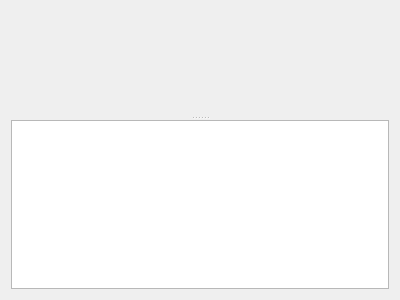
<?xml version="1.0" encoding="UTF-8"?>
<ui version="4.0">
 <class>TwoAxesPlot</class>
 <widget class="QWidget" name="TwoAxesPlot">
  <property name="geometry">
   <rect>
    <x>0</x>
    <y>0</y>
    <width>400</width>
    <height>300</height>
   </rect>
  </property>
  <property name="windowTitle">
   <string>Form</string>
  </property>
  <layout class="QGridLayout" name="gridLayout">
   <item row="0" column="0">
    <layout class="QHBoxLayout" name="horizontalLayout">
     <item>
      <widget class="QSplitter" name="splitter">
       <property name="orientation">
        <enum>Qt::Vertical</enum>
       </property>
       <widget class="QCustomPlot" name="plot" native="true">
        <property name="sizePolicy">
         <sizepolicy hsizetype="Preferred" vsizetype="Preferred">
          <horstretch>0</horstretch>
          <verstretch>4</verstretch>
         </sizepolicy>
        </property>
       </widget>
       <widget class="TwoAxesSettingsModel" name="settings">
        <property name="sizePolicy">
         <sizepolicy hsizetype="Expanding" vsizetype="Expanding">
          <horstretch>0</horstretch>
          <verstretch>1</verstretch>
         </sizepolicy>
        </property>
       </widget>
      </widget>
     </item>
    </layout>
   </item>
  </layout>
 </widget>
 <customwidgets>
  <customwidget>
   <class>QCustomPlot</class>
   <extends>QWidget</extends>
   <header>qcustomplot.h</header>
   <container>1</container>
  </customwidget>
  <customwidget>
   <class>TwoAxesSettingsModel</class>
   <extends>QTableWidget</extends>
   <header>../../../../lib/plots/two_axes_settings_model.h</header>
  </customwidget>
 </customwidgets>
 <resources/>
 <connections/>
</ui>
